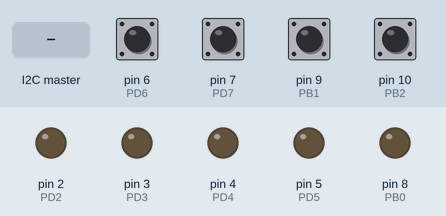
A sketch run on a simulated Arduino Uno, built with avr-gcc and run on an emulated ATmega328P. Parts: output pins drawn as LEDs (lit = HIGH). Dashed ring = blinking. The inputs (shaded band) are chosen by the test bench; at power-on: pin 6 (PD6), pin 7 (PD7), pin 9 (PB1), pin 10 (PB2) HIGH.

Above: at 1.2 s.
1.3 s: pin 9 (PB1) pulled LOW for 1 s
At 1.52 s:
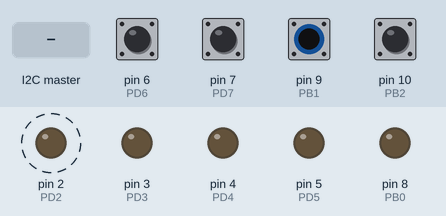
4.3 s: pin 10 (PB2) pulled LOW for 0.15 s
At 4.6 s:
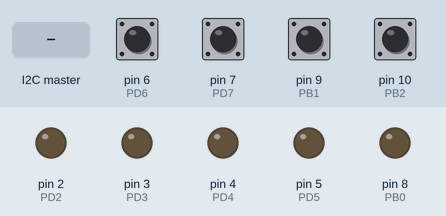
5.9 s: the I2C master sends the byte 1
At 6.2 s:
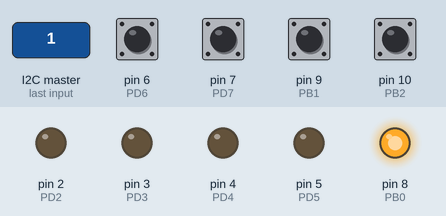
7.4 s: pin 9 (PB1) pulled LOW for 0.15 s
At 7.7 s:
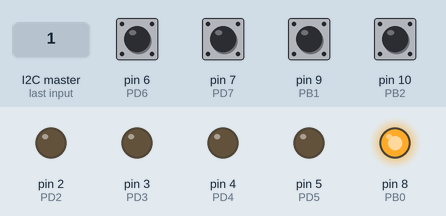
9.0 s: pin 10 (PB2) pulled LOW for 1 s
At 9.26 s:
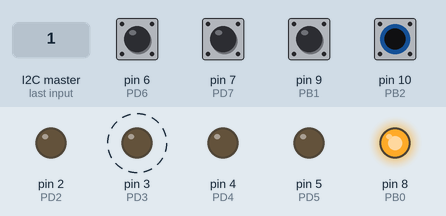
12.0 s: the I2C master sends the byte 0
At 12.5 s:
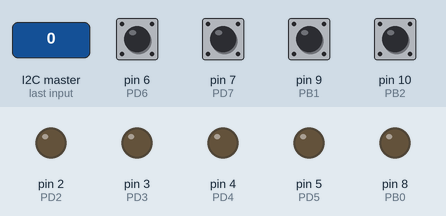
Timing chart, 0 to 14.5 s (numbered marks = the images above; inputs shaded):
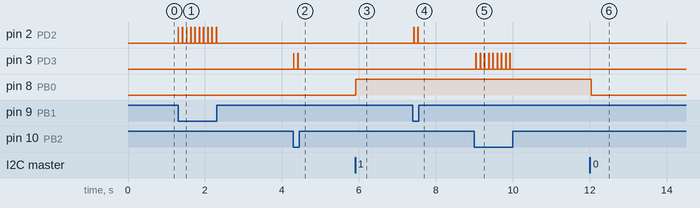

Measured:
- after the input at 1.3 s, pin 2 (PD2): alternates HIGH for 0.01 s and LOW for 0.10 s, 20 changes in all, then stays LOW, starting at once
- after the input at 4.3 s, pin 3 (PD3): alternates HIGH for 0.01 s and LOW for 0.10 s, 4 changes in all, then stays LOW, starting at once
- after the input at 5.9 s, pin 8 (PB0): LOW → HIGH at once
- after the input at 7.4 s, pin 2 (PD2): alternates HIGH for 0.01 s and LOW for 0.10 s, 4 changes in all, then stays LOW, starting at once
- after the input at 9.0 s, pin 3 (PD3): alternates HIGH for 0.01 s and LOW for 0.10 s, 18 changes in all, then stays LOW, starting at once
- after the input at 12.0 s, pin 8 (PB0): HIGH → LOW at once

The sketch:

master_controller_program_mcu2.ino
```cpp
//PD2: Slingshot Left-side Solenoid
//PD3: Slingshot Right-side Solenoid
//PD4: Scoop Weldment Solenoid
//PD5: Motor Driver/Optional Mosfet device
//PD6: Scoop Weldment Switch
//PD7: Start Button Switch Press
//PB0: Start Button LED
//PB1: Slingshot Left-side Switches
//PB2: Slingshot Right-side Switches

#include <Wire.h>

char received_data;
bool slingL; bool slingR; bool scoop; bool start;
bool rd1; bool rd2; bool rd3; bool rd4; bool rd5; bool rd6; bool rd7; bool rd8;

void setup() {
  pinMode(2, OUTPUT); //PD2
  pinMode(3, OUTPUT); //PD3
  pinMode(4, OUTPUT); //PD4
  pinMode(5, OUTPUT); //PD5
  pinMode(6, INPUT_PULLUP); //PD6
  pinMode(7, INPUT_PULLUP); //PD7
  pinMode(8, OUTPUT); //PB0
  pinMode(9, INPUT_PULLUP); //PB1
  pinMode(10, INPUT_PULLUP); //PB2

  digitalWrite(2, LOW);
  digitalWrite(3, LOW);
  digitalWrite(4, LOW);

  Wire.begin(0x02);
  Wire.onRequest(send);
  Wire.onReceive(receive);
}

void loop() {
  slingL = digitalRead(9);
  slingR = digitalRead(10);
  scoop = digitalRead(6);
  start = digitalRead(7);

  if(rd1 == 1) { //start LED
	digitalWrite(8, HIGH);
  } else {
	digitalWrite(8, LOW);
  }

  if(slingL == 0) {
    digitalWrite(2, HIGH);
    delay(10);
    digitalWrite(2, LOW);
  }
  if(slingR == 0) {
    digitalWrite(3, HIGH);
    delay(10);
    digitalWrite(3, LOW);
  }
  if(scoop == 0) { // scoop weldment activate
    delay(5000); // hold ball for 5 seconds in the scoop weldment
	digitalWrite(4, HIGH);
    delay(10);
    digitalWrite(4, LOW);
  }
  delay(100);
}

void send() {
  char send_data = ((!slingL) << 7) | ((!slingR) << 6) | ((!start) << 5) | (!scoop << 4) | (0 << 3) | (0 << 2) | (0 << 1) | (0 << 0);
  Wire.write(send_data);
  slingL = 1;
  slingR = 1;
}

void receive() {
  while(Wire.available()) {
    received_data = Wire.read();
    rd1 = (received_data >> 0) & 1; //LSB - start LED trigger
    rd2 = (received_data >> 1) & 1;
    rd3 = (received_data >> 2) & 1;
    rd4 = (received_data >> 3) & 1;
    rd5 = (received_data >> 4) & 1;
    rd6 = (received_data >> 5) & 1;
    rd7 = (received_data >> 6) & 1;
    rd8 = (received_data >> 7) & 1; //MSB
  }
}
```
